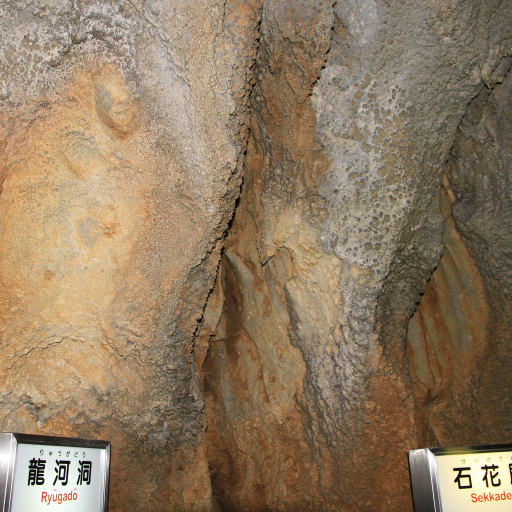
#> input picture code/resources/dataset/modernization/sample/test/style/GIMHAE_COLOR_0001/0001.kami_kochi_ryugado_inside_1.jpg, 1024 x 1024 px (shown at 1/2 size); its folder holds only this picture in this run
$ python -i __init__.py   (imports and definitions only)
#> lines starting #> are read from the running program, lines starting #| are printed output that depends on the picture
#> further down, picture is the input picture: shape (1024, 1024, 3); mean B, G, R 97.1, 122.8, 143.5
from PIL import Image
from torchvision import transforms
from io import BytesIO

import cv2
import numpy as np
import random


# [34 lines left out: functions __crop, get_paired_transforms, get_params, not called in this run]


def synthesize_ud(img: np.array):
    tasks = list(range(4))
    random.shuffle(tasks)  # inplace operation

    # unstructured degradation
    for task in tasks:
        if task == 0 and random.uniform(0, 1) < 0.5:  # blur generation
            img = gaussian_blur(img)
        if task == 1 and random.uniform(0, 1) < 0.5:  # noise generation
            flag = random.choice([1, 2])
            if flag == 1:
                img = synthesize_gaussian(img, 5, 10)
            if flag == 2:
                img = synthesize_speckle(img, 5, 20)
        if task == 2 and random.uniform(0, 1) < 0.5:  # HR->LR->HR artifact generation
            img = synthesize_low_resolution(img)
        if task == 3 and random.uniform(0, 1) < 0.5:  # jpeg artifact generation
            img = convert_to_jpeg(img, random.randint(40, 100))
    return img


# [22 lines left out: functions synthesize_gaussian, synthesize_speckle, not called in this run]


def synthesize_low_resolution(img: np.array) -> np.array:
    """
    img: np.array range [0, 1] (H, W, C)
    """
    img = Image.fromarray(np.clip(img * 255, 0, 255).astype(np.uint8))
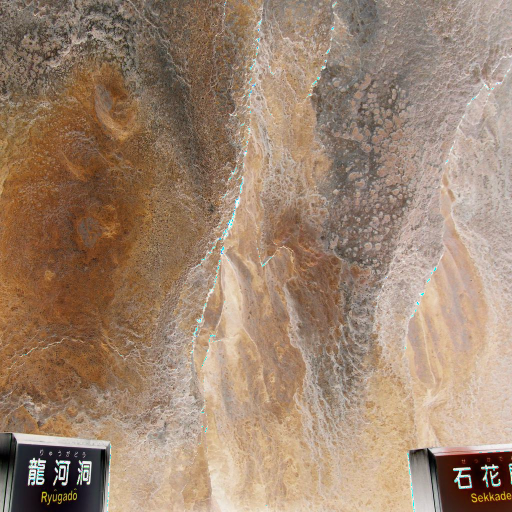
#> img: PIL image 1024x1024 RGB (shown at 1/2 size); mean R, G, B 158.4, 133.2, 112.5

    w, h = img.size
#> w = 1024; h = 1024

    new_w = random.randint(int(w / 2), w)
#> new_w = 1009
    new_h = random.randint(int(h / 2), h)
#> new_h = 926

    img = img.resize((new_w, new_h), Image.BICUBIC)
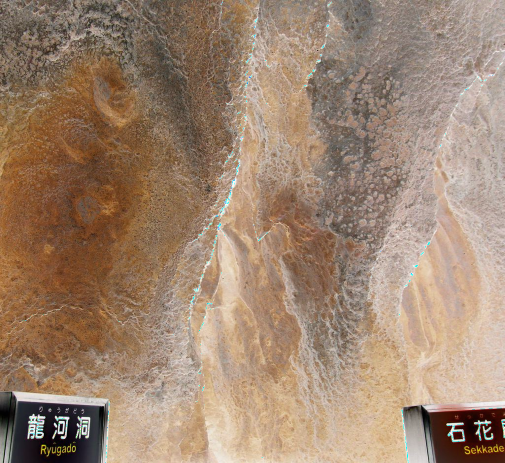
#> img: PIL image 1009x926 RGB (shown at 1/2 size); mean R, G, B 158.4, 133.2, 112.5

    if random.uniform(0, 1) < 0.5:
        img = img.resize((w, h), Image.NEAREST)
    else:
        img = img.resize((w, h), Image.BILINEAR)
#> img: PIL image 1024x1024 RGB

    img = np.array(img) / 255.0
#> img: shape (1024, 1024, 3) float64
    img = np.clip(img, 0.0, 1.0)
    return img


def convert_to_jpeg(img: np.array, quality: int) -> np.array:
    img = Image.fromarray(np.clip(img * 255, 0, 255).astype(np.uint8))
    with BytesIO() as f:
        img.save(f, format="JPEG", quality=quality)
        f.seek(0)
        img = Image.open(f).convert("RGB")
        return np.clip(np.array(img) / 255.0, 0.0, 1.0)


# [161 lines left out: functions gaussian_blur, style_invariant_transform, translate_img, fill_unmasked_region, not called in this run]

>>> import cv2
>>> picture = cv2.imread('../../../../resources/dataset/modernization/sample/test/style/GIMHAE_COLOR_0001/0001.kami_kochi_ryugado_inside_1.jpg')
>>> result = synthesize_ud(picture)
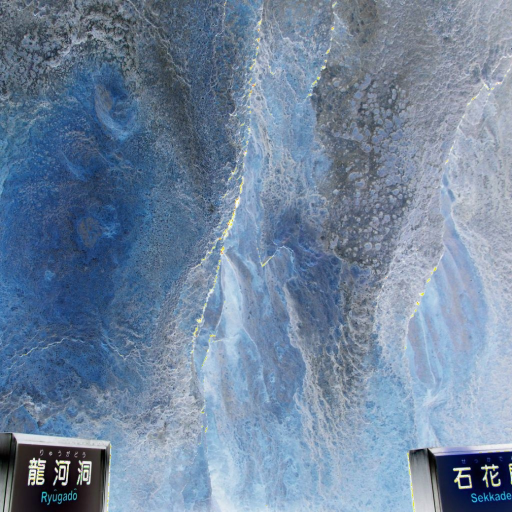
#> result: shape (1024, 1024, 3) float64 (shown at 1/2 size); mean B, G, R 0.621, 0.522, 0.441
